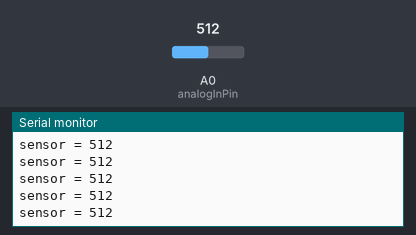
This sketch was run on a simulated Arduino Uno, built with avr-gcc and run on an emulated ATmega328P. On the bench: the last lines printed to the serial monitor. Inputs (shaded band) come from the test bench; at power-on: A0 (analogInPin) = 512.

Above: at 1.2 s.
1.3 s: A0 (analogInPin) set to 716
At 1.68 s:
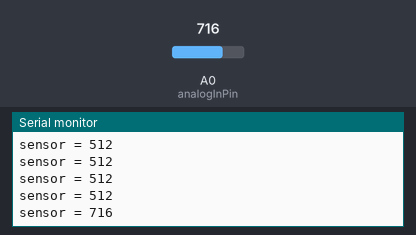
2.8 s: A0 (analogInPin) set to 900
At 2.93 s:
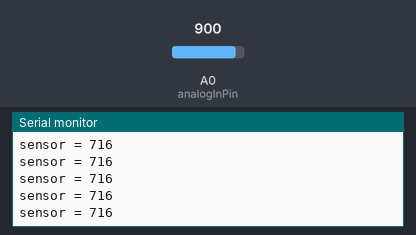
Timing chart, 0 to 5.8 s (numbered marks = the images above; inputs shaded):
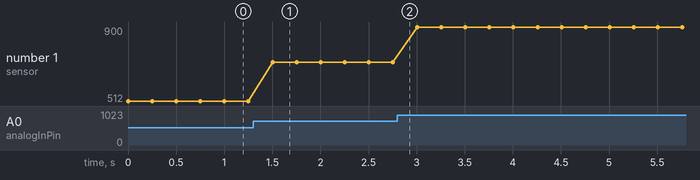

Measured:
- after the input at 1.3 s, the serial monitor: prints a new line after 0.20 s (image 1)
- plotted number 1: 512 → 716 after the input at 1.3 s, 716 → 900 after the input at 2.8 s

The sketch:

Program06.ino
```cpp
const int analogInPin = A0;

void setup()
{
  Serial.begin(9600);
}

void loop()
{
  int sensorValue = analogRead(analogInPin);

  Serial.print("sensor = ");
  Serial.println(sensorValue);

  delay(250);
}
```
